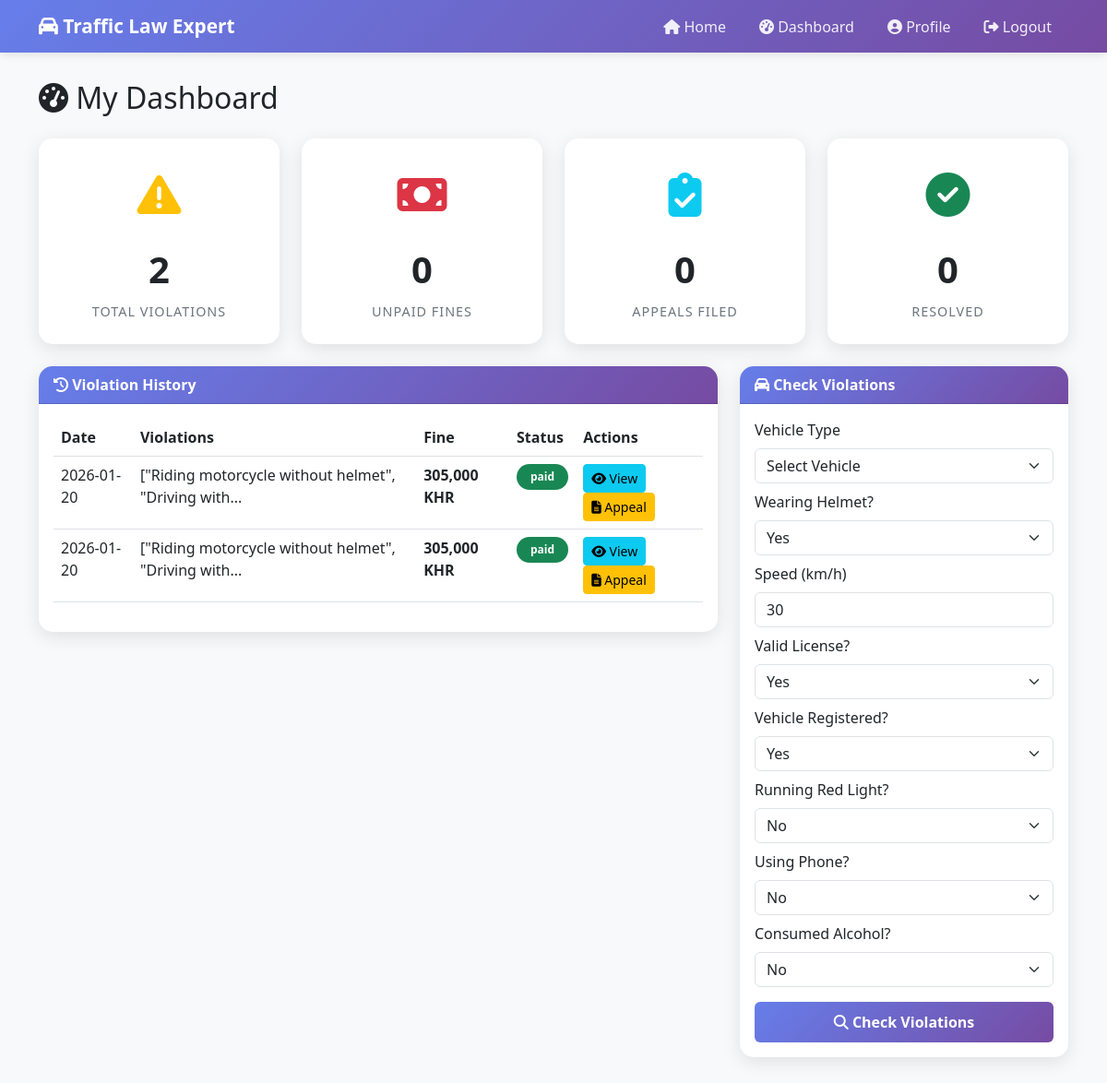
The page /user/dashboard (signed in) on the database its author committed.
### tables this page shows
CREATE TABLE violation_records (
            id INTEGER PRIMARY KEY AUTOINCREMENT,
            user_id INTEGER,
            officer_id INTEGER,
            vehicle_type TEXT,
            has_helmet TEXT,
            speed INTEGER,
            has_license TEXT,
            violations TEXT,
            total_fine INTEGER,
            status TEXT DEFAULT 'pending',
            payment_status TEXT DEFAULT 'unpaid',
            payment_date TIMESTAMP,
            description TEXT,
            location TEXT,
            created_at TIMESTAMP DEFAULT CURRENT_TIMESTAMP, driver_name TEXT, license_number TEXT, plate_number TEXT,
            FOREIGN KEY (user_id) REFERENCES users(id),
            FOREIGN KEY (officer_id) REFERENCES officers(id)
        );

### routes/user.py (the view)
@user_bp.route('/dashboard')
@login_required
def dashboard():
    conn = get_db()
    cursor = conn.cursor()
    cursor.execute('''
        SELECT * FROM violation_records
        WHERE user_id = ?
        ORDER BY created_at DESC
    ''', (session['user_id'],))
    violations = cursor.fetchall()
    cursor.execute('SELECT COUNT(*) as total FROM violation_records WHERE user_id = ?',
                  (session['user_id'],))
    total_violations = cursor.fetchone()['total']
    cursor.execute('SELECT SUM(total_fine) as total FROM violation_records WHERE user_id = ? AND payment_status = "unpaid"',
                  (session['user_id'],))
    unpaid_fines = cursor.fetchone()['total'] or 0
    cursor.execute('''
        SELECT a.*, vr.total_fine FROM appeals a
        JOIN violation_records vr ON a.violation_id = vr.id
        WHERE a.user_id = ?
        ORDER BY a.created_at DESC
    ''', (session['user_id'],))
    appeals = cursor.fetchall()
    conn.close()
    return render_template('user/dashboard.html', violations=violations,
                         appeals=appeals, total_violations=total_violations,
                         unpaid_fines=unpaid_fines)

### app.py (called while the page is built)
def format_number(value):
    if value is None:
        return "0"
    try:
        return f"{int(value):,}"
    except (ValueError, TypeError):
        return str(value)

### utils/db.py (called while the page is built)
def get_db():
    conn = sqlite3.connect(Config.DATABASE)
    conn.row_factory = sqlite3.Row
    return conn

### templates/user/dashboard.html (shortened to what this page needs)
{% extends "base.html" %}
{% block content %}
<h2 class="mb-4">
    <i class="fas fa-tachometer-alt"></i> My Dashboard
</h2>
<div class="row mb-4">
    <div class="col-md-3">
        <div class="stat-card">
            <div class="stat-icon text-warning">
                <i class="fas fa-exclamation-triangle"></i>
            </div>
            <div class="stat-number">{{ total_violations }}</div>
            <div class="stat-label">Total Violations</div>
        </div>
    </div>
    <div class="col-md-3">
        <div class="stat-card">
            <div class="stat-icon text-danger">
                <i class="fas fa-money-bill"></i>
            </div>
            <div class="stat-number">{{ unpaid_fines | default(0) }}</div>
            <div class="stat-label">Unpaid Fines</div>
        </div>
    </div>
    <div class="col-md-3">
        <div class="stat-card">
            <div class="stat-icon text-info">
                <i class="fas fa-clipboard-check"></i>
            </div>
            <div class="stat-number">{{ appeals | length }}</div>
            <div class="stat-label">Appeals Filed</div>
        </div>
    </div>
    <div class="col-md-3">
        <div class="stat-card">
            <div class="stat-icon text-success">
                <i class="fas fa-check-circle"></i>
            </div>
            <div class="stat-number">0</div>
            <div class="stat-label">Resolved</div>
        </div>
    </div>
</div>
<div class="row">
    <div class="col-md-8">
        <div class="card">
            <div class="card-header">
                <i class="fas fa-history"></i> Violation History
            </div>
            <div class="card-body">
                {% if violations %}
                <div class="table-responsive">
                    <table class="table table-hover">
                        <thead>
                            <tr>
                                <th>Date</th>
                                <th>Violations</th>
                                <th>Fine</th>
                                <th>Status</th>
                                <th>Actions</th>
                            </tr>
                        </thead>
                        <tbody>
                            {% for v in violations %}
                            <tr>
                                <td>{{ v.created_at[:10] }}</td>
                                <td>
                                    {% if v.violations %}
                                    {{ v.violations[:50] }}...
                                    {% else %}
                                    No violations
                                    {% endif %}
                                </td>
                                <td><strong>{{ v.total_fine|default(0)|int|format_number }} KHR</strong></td>
                                <td>
                                    <span
                                        class="badge bg-{{ 'warning' if v.payment_status == 'unpaid' else 'success' }}">
                                        {{ v.payment_status }}
                                    </span>
                                </td>
                                <td>
                                    <button class="btn btn-sm btn-info" data-bs-toggle="modal"
                                        data-bs-target="#detailsModal{{ v.id }}">
                                        <i class="fas fa-eye"></i> View
                                    </button>
                                    <button class="btn btn-sm btn-warning" data-bs-toggle="modal"
                                        data-bs-target="#appealModal{{ v.id }}">
                                        <i class="fas fa-file-alt"></i> Appeal
                                    </button>
                                </td>
                            </tr>
                            {% endfor %}
                        </tbody>
                    </table>
                </div>
                {% else %}
                <p class="text-center text-muted py-4">No violations recorded. Keep driving safely!</p>
                {% endif %}
            </div>
        </div>
    </div>
    <div class="col-md-4">
        <div class="card">
            <div class="card-header">
                <i class="fas fa-car"></i> Check Violations
            </div>
            <div class="card-body">
                <form id="checkForm">
                    <div class="mb-2">
                        <label class="form-label">Vehicle Type</label>
                        <select class="form-select" name="vehicle" required>
                            <option>Select Vehicle</option>
                        </select>
                    </div>
                    <div class="mb-2">
                        <label class="form-label">Wearing Helmet?</label>
                        <select class="form-select" name="helmet" required>
                            <option value="yes">Yes</option>
                        </select>
                    </div>
                    <div class="mb-2">
                        <label class="form-label">Speed (km/h)</label>
                        <input type="number" class="form-control" name="speed" value="30" required>
                    </div>
                    <div class="mb-2">
                        <label class="form-label">Valid License?</label>
                        <select class="form-select" name="license" required>
                            <option value="yes">Yes</option>
                        </select>
                    </div>
                    <div class="mb-2">
                        <label class="form-label">Vehicle Registered?</label>
                        <select class="form-select" name="registration" required>
                            <option value="yes">Yes</option>
                        </select>
                    </div>
                    <div class="mb-2">
                        <label class="form-label">Running Red Light?</label>
                        <select class="form-select" name="red_light" required>
                            <option value="no">No</option>
                        </select>
                    </div>
                    <div class="mb-2">
                        <label class="form-label">Using Phone?</label>
                        <select class="form-select" name="phone" required>
                            <option value="no">No</option>
                        </select>
                    </div>
                    <div class="mb-3">
                        <label class="form-label">Consumed Alcohol?</label>
                        <select class="form-select" name="alcohol" required>
                            <option value="no">No</option>
                        </select>
                    </div>
                    <button type="submit" class="btn btn-primary w-100">
                        <i class="fas fa-search"></i> Check Violations
                    </button>
                </form>
            </div>
        </div>
    </div>
</div>
{% endblock %}

### templates/base.html (style rules this page uses)
:root { --primary-color: #667eea; --secondary-color: #764ba2; --success-color: #28a745; --danger-color: #dc3545; --warning-color: #ffc107; --light-bg: #f8f9fa; }
body { font-family: 'Segoe UI', Tahoma, Geneva, Verdana, sans-serif; background-color: var(--light-bg); }
.card { border: none; border-radius: 15px; box-shadow: 0 5px 20px rgba(0, 0, 0, 0.1); margin-bottom: 20px; }
.card-header { background: linear-gradient(135deg, var(--primary-color) 0%, var(--secondary-color) 100%); color: white; border-radius: 15px 15px 0 0 !important; font-weight: 600; }
.btn-primary { background: linear-gradient(135deg, var(--primary-color) 0%, var(--secondary-color) 100%); border: none; font-weight: 600; padding: 10px 30px; transition: all 0.3s; }
.badge { font-weight: 600; padding: 8px 15px; border-radius: 20px; }
.stat-card { background: white; padding: 25px; border-radius: 15px; box-shadow: 0 5px 20px rgba(0, 0, 0, 0.1); text-align: center; transition: all 0.3s; }
.stat-icon { font-size: 3rem; margin-bottom: 15px; }
.stat-number { font-size: 2.5rem; font-weight: 700; margin-bottom: 5px; }
.stat-label { color: #6c757d; font-size: 0.9rem; text-transform: uppercase; letter-spacing: 1px; }

### rows shown on the page
violation_records: created_at "2026-01-20", violations "[\"Riding motorcycle without helmet\", \"Driving with", total_fine "305,000", payment_status "paid"
violation_records: created_at "2026-01-20", violations "[\"Riding motorcycle without helmet\", \"Driving with", total_fine "305,000", payment_status "paid"

### other values the page prints
{{ total_violations }} "2"
{{ unpaid_fines | default(0) }} "0"
{{ appeals | length }} "0"
